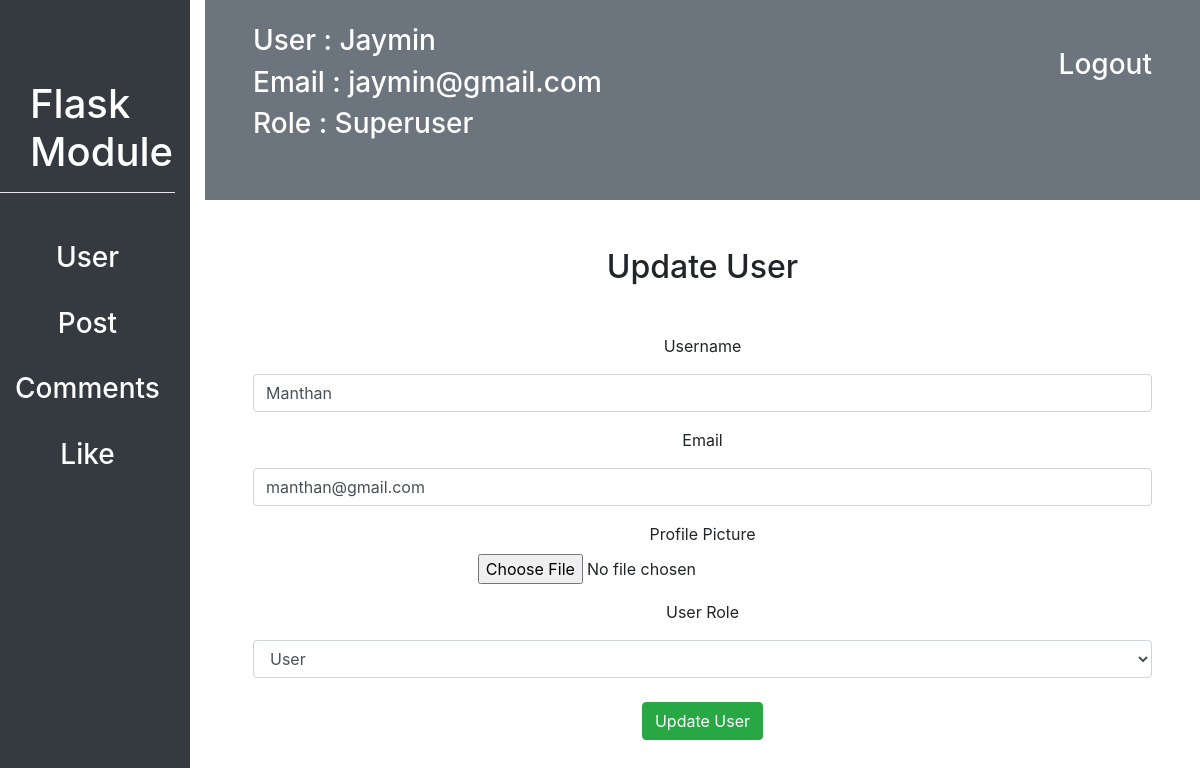
/customadmin/user/1/user_update (signed in), run on the app's committed database.
### flask_module/user/models.py (models this page shows, shortened)
class User(db.Model, UserMixin):
    id = db.Column(db.Integer, primary_key=True)
    username = db.Column(db.String(20), unique=True, nullable=False)
    email = db.Column(db.String(30), unique=True, nullable=False)
    profile_picture = db.Column(db.String(70), nullable=False, default="defualt_img.jpg")
    password = db.Column(db.String(15), nullable=False)
    like = db.relationship("Likes", backref="user", lazy=True, cascade = "all, delete, delete-orphan", )
    post = db.relationship("Post", backref="user", lazy=True, cascade = "all, delete, delete-orphan", )
    comment = db.relationship("Comments", backref="user", lazy=True, cascade = "all, delete, delete-orphan", )
    following = db.relationship("User",
                    secondary=connected_user,
                    primaryjoin=id==connected_user.c.parent_id,
                    secondaryjoin=id==connected_user.c.children_id,
                    backref="followed_by")
    role_id = db.Column(db.Integer, db.ForeignKey("role.id"), nullable=False)

class Role(db.Model):
    id = db.Column(db.Integer, primary_key=True)
    name = db.Column(db.String(20), unique=True, nullable=False)
    user = db.relationship("User", backref="role")

### flask_module/customadmin/users/routes.py (the view)
@users.route("/<int:user_id>/user_update", methods=["POST", "GET"])
@login_required
@superuser_required
def user_update(user_id):
    form = CustomadminEditUserForm()
    user = User.query.filter_by(id=int(user_id)).first()
    form.role.choices = [role.name for role in Role.query.all()]
    if request.method == "POST":
        if form.validate_on_submit():
            if form.profile_picture.data:
                hex_image = secrets.token_hex(8)
                f_name, f_ext = os.path.splitext(form.profile_picture.data.filename)
                image_name = hex_image + f_ext
                image_path = os.path.join(app.root_path, 'static\images', image_name)
                form.profile_picture.data.save(image_path)
                user.profile_picture = image_name
            user.username = form.username.data
            user.email = form.email.data
            role = Role.query.filter_by(name=form.role.data).first()
            user.role = role
            db.session.commit()
            return redirect(url_for("customadmin.dashboard", username=current_user.username))
    else:
        form.username.data = user.username
        form.email.data = user.email
        form.profile_picture.data = user.profile_picture
        form.role.data = user.role.name
        return render_template("customadmin/users/update_user.html", user=user, form=form)

### flask_module/customadmin/users/forms.py
class CustomadminEditUserForm(FlaskForm):
    username = StringField("Username", validators=[validators.DataRequired(), validators.Length(min=2, max=15)])
    email = StringField("Email", validators=[validators.DataRequired(), validators.Email()])
    profile_picture = FileField("Profile Picture", validators=[FileAllowed(['jpg', 'png'])])
    role = SelectField("User Role", validators=[validators.DataRequired()], choices=[])
    submit = SubmitField("Update User")

### flask_module/customadmin/utiles.py (called while the page is built)
def login_required(f):
    @wraps(f)
    def decorated_function(*args, **kwargs):
        if current_user.is_authenticated is False:
            return redirect(url_for('customadmin.login'))
        return f(*args, **kwargs)
    return decorated_function

def superuser_required(f):
    @wraps(f)
    def decorated_function(*args, **kwargs):
        if current_user.is_authenticated:
            if current_user.role.name != "Superuser":
                return redirect(url_for('customadmin.dashboard', username=current_user.username))
        return f(*args, **kwargs)
    return decorated_function

### flask_module/user/models.py (called while the page is built)
@login_manager.user_loader
def load_user(user_id):
    return User.query.filter_by(id=int(user_id)).first()

### flask_module/templates/customadmin/users/update_user.html (shortened to what this page needs)
{% extends "customadmin/dashboard.html" %}
{% block contant %}
<div class="m-5">
    <h2 class="text-center mb-5">Update User</h2>
    <form method="POST" action="{{ url_for('customadmin.users.user_update', user_id=user.id) }}" novalidate enctype=multipart/form-data>
        <div class="text-center mt-3">
            {{ form.username.label(class="form-control-label") }}
            {% if form.username.errors %}
                {{ form.username(class="form-control mt-2 is-invalid") }}
                <div class="invalid-feedback">
                    {% for error in form.username.errors %}
                        <span>{{error}}</span>
                    {% endfor %}
                </div>
            {% else %}
                {{ form.username(class="form-control mt-2", attr="required=False") }}
            {% endif %}
        </div>
        <div class="text-center mt-3">
            <div class="text-center mt-3">
                {{ form.email.label(class="form-control-label") }}
                {% if form.email.errors %}
                    {{ form.email(class="form-control mt-2 is-invalid") }}
                    <div class="invalid-feedback">
                        {% for error in form.email.errors %}
                            <span>{{error}}</span>
                        {% endfor %}
                    </div>
                {% else %}
                    {{ form.email(class="form-control mt-2", attr="required=False") }}
                {% endif %}
            </div>
        </div>
        <div class="text-center mt-3">
            {{ form.profile_picture.label(class="form-control-label w-50") }}
            {{ form.profile_picture(class="form-control-file mt-2 m-auto w-50") }}
        </div>
        <div class="text-center mt-3">
            <div class="text-center mt-3">
                {{ form.role.label(class="form-control-label") }}
                {% if form.role.errors %}
                    {{ form.role(class="form-control mt-2 is-invalid") }}
                    <div class="invalid-feedback">
                        {% for error in form.role.errors %}
                            <span>{{error}}</span>
                        {% endfor %}
                    </div>
                {% else %}
                    {{ form.role(class="form-control mt-2", attr="required=False") }}
                {% endif %}
            </div>
        </div>
        <div class="text-center mt-3">
            {{ form.submit(class="btn btn-success mt-2") }}
        </div>
    </form>
</div>
{% endblock contant %}

### flask_module/templates/customadmin/dashboard.html (shortened to what this page needs)
<!DOCTYPE html>
<html lang="en">
<head>
    <link rel="stylesheet" href="{{ url_for('static', filename='css/bootstrap.css') }}">
    <link rel="stylesheet" href="{{url_for('static', filename="css/datatable.css")}}">
    <link rel="stylesheet" href="{{url_for('static', filename="css/datatable.min.css")}}">
</head>
<body>
    <div class="row" id="sidebar">
        <div class="col bg-dark">
            <div id="module-title">
                <h1 class="text-white">Flask Module</h1>
            </div>
            <hr style="background: white">
            <div class="mt-5 text-center">
                <a href="{{url_for('customadmin.dashboard', username=current_user.username)}}"><h3 class="text-white">User</h3></a><br>
                <a href="{{url_for('customadmin.post.post_list')}}"><h3 class="text-white">Post</h3></a><br>
                <a href="{{url_for('customadmin.comment.comments_list')}}"><h3 class="text-white">Comments</h3></a><br>
                <a href="{{url_for('customadmin.like.like_list')}}"><h3 class="text-white">Like</h3></a><br>
            </div>
        </div>
        <div class="col-10">
            <div id="navbar" class="bg-secondary">
                <a href="{{url_for('customadmin.logout')}}"><h3 class="float-right px-5 pt-5 text-white">Logout</h3></a>
                <h3 class="text-white pt-4 px-5">User : {{current_user.username}}</h3>
                <h3 class="text-white px-5">Email : {{current_user.email}}</h3>
                <h3 class="text-white px-5">Role : {{current_user.role.name}}</h3>
            </div>
            {% block contant %}{% endblock contant %}
        </div>
    </div>
</body>
</html>

### flask_module/templates/customadmin/dashboard.html (style rules this page uses)
#sidebar { height: 900px; }
#module-title { margin-top: 80px; margin-left: 30px; }
#navbar { height: 200px; }

### data on the page
User: username "Jaymin", email "jaymin@gmail.com"
Role: role.name "Superuser"
User: username "Manthan", email "manthan@gmail.com", role "User"
